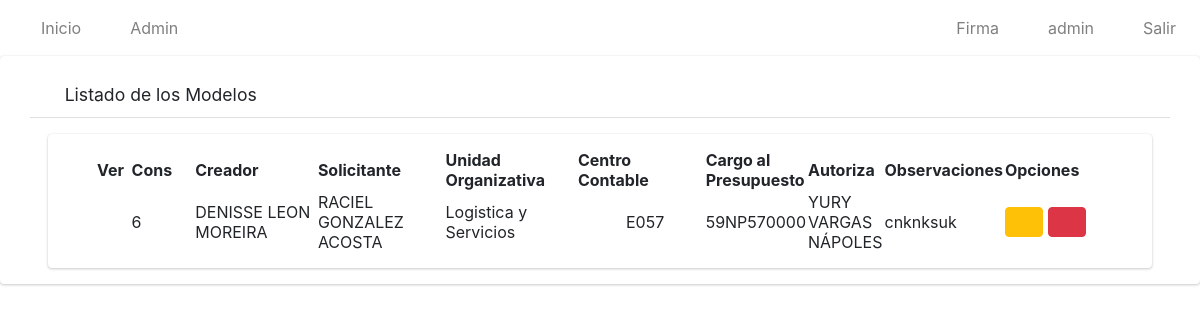
/index/listar_modelos/ (signed in), run on the app's committed database.
### app/models.py (models this page shows, shortened)
class Modelo(models.Model):
    nombre=models.CharField(max_length=50)
    solicitante=models.CharField(max_length=50)
    unidad_organizativa=models.CharField(max_length=100)
    c_contable=models.CharField(max_length=4)
    consec=models.IntegerField()
    solicitudes=models.ManyToManyField(Solicitud)
    parleg=models.CharField(max_length=200, blank=True, null=True)
    autoriza=models.CharField(max_length=50)
    cargo_presupuesto=models.CharField(max_length=20)
    observaciones = models.CharField(max_length=500, blank=True, null=True)
    estado=models.CharField(max_length=10)
    cargo_autoriza=models.CharField(max_length=100)
    dependencia_autoriza=models.CharField(max_length=100)
    cargo_solicita=models.CharField(max_length=100)
    area_trabajo_solicita=models.CharField(max_length=100)
    labor=models.CharField(max_length=500, blank=True, null=True)

### app/views.py (the view)
# urls.py: path('listar_modelos/', ModeloListView.as_view(), name='listarMod'),
class ModeloListView(ListView):
    model = Modelo
    template_name = 'modelos/listar.html'
    @method_decorator(login_required)
    def dispatch(self, request, *args, **kwargs):
        return super().dispatch(request,*args,** kwargs)
    def get_context_data(self, **kwargs):
        context = super().get_context_data(**kwargs)
        lista_solicitantes=[]
        modelos=Modelo.objects.all()
        context['title'] = "Listado de Solicitudes"
        context['object_list'] = Modelo.objects.all().filter(estado="ok")
        return context

### app/templates/modelos/listar.html
{% extends 'base.html' %}
{% load static %}
{% block content %}
    <div class=" card card-default">
        <div class="card-header px-3 mb-3 mt-3 container">
            <h3 class="card-title">
            <i class="fas fa-search"></i>
                Listado de los Modelos
            </h3>
            </div>
        <div class="card card-body content-header mx-5 px-5">
            <table id="myTable" class="display" style="width: 100%;">
                <thead>
                    <tr>
                        <th>Ver</th>
                        <th style="width: 2cm">Cons</th>
                        <th>Creador</th>
                        <th>Solicitante</th>
                        <th>Unidad Organizativa</th>
                        <th>Centro Contable</th>
                        <th>Cargo al Presupuesto</th>
                        <th>Autoriza</th>
                        <th>Observaciones</th>
                        <th style="width: 3cm">Opciones</th>
                    </tr>
                </thead>
                <tbody>
                    {% for i in object_list %}
                    <tr>
                        <td style="width: 1cm"></td>
                        <td style="width: 20px;">{{i.consec}}</td>
                        <td style="width: 150px;">{{i.nombre}}</td>
                        <td style="width: 150px;">{{i.solicitante}}</td>
                        <td style="width: 150px;">{{i.unidad_organizativa}}</td>
                        <td style="width: 150px;"><div class="pl-5">{{i.c_contable}}</div></td>
                        <td>{{i.cargo_presupuesto}}</td>
                        <td>{{i.autoriza}}</td>
                        <td>{{i.observaciones}}</td>
                        <td>
{% if perms.app.view_modelo %}
<a href="{% url 'solicitudModel' i.id%}" type="button" class="btn btn-warning">
    <i class="fas fa-eye"></i>
</a>
{% endif %}
                {% if perms.app.delete_modelo %}
                <a href="#" onclick="eliminarModelo({{i.id}})" type="button" class="btn btn-danger">
                    <i class="fas fa-times-circle"></i>
                </a>
                        {% endif %}
                        </td>
                    </tr>
                    {% endfor %}
                </tbody>
            </table>
        </div>
    </div>
{% endblock %}

### app/templates/base.html (shortened to what this page needs)
{% load static %}
<html>
  <head>
    <link
      rel="stylesheet"
      href="{% static 'plugins/fontawesome-free/css/all.min.css'%}"
    />
    <link
      href="{% static 'plugins/bootstrap/css/bootstrap.min.css' %}"
      rel="stylesheet"
    />
    <link
      rel="stylesheet"
      type="text/css"
      href="{% static 'datatable/data_tables/datatables.min.css' %}"
    />
    <link
      rel="stylesheet"
      href="{% static 'plugins/jquery/jquery-confirm.min.css' %}"
    />
    <link
      rel="stylesheet"
      href="https://cdn.jsdelivr.net/npm/bootstrap-icons@1.7.2/font/bootstrap-icons.css"
    />
    <link
      href="{% static 'plugins/bootstrap/css/bootstrap.min.css' %}"
      rel="stylesheet"
    />
    <link
      href="{% static 'plugins/bootstrap/css/bootstrap.min.css' %}"
      rel="stylesheet"
    />
    <link
      rel="stylesheet"
      href="{% static 'dist/css/adminlte.min.css'%}"
    />
  </head>
  <nav class="navbar navbar-expand-md navbar-white navbar-light">
    <ul class="navbar-nav">
      <li class="nav-item">
        <a href="{% url 'solicitudes' %}" class="nav-link">
          <i class="fas fa-home"></i>
          Inicio</a
        >
      </li>
      {% if user.is_superuser or user.is_staff %}
      <li class="nav-item">
        <a class="nav-link" href="/admin/" role="button">
          <i class="fas fa-tachometer-alt"></i> Admin
        </a>
      </li>
      {%endif%}
    </ul>
    <ul class="navbar-nav ml-auto">
      <li class="nav-item">
        <a class="nav-link" onclick="modal_firma()" role="button">
          <i class="fas fa-edit"></i> Firma
        </a>
      </li>
      <li class="nav-item">
        <a class="nav-link" href="javascript:;" role="button">
          <i class="fas fa-user"></i> {{ user.username }}
        </a>
      </li>
      <li class="nav-item">
        <a class="nav-link" href="{% url 'logout' %}" role="button">
          <i class="fas fa-power-off"></i> Salir
        </a>
      </li>
    </ul>
  </nav>
  <body style="max-width: 1750px" class="mx-auto">
     {%block content%} {% endblock %}
  </body>
</html>

### data on the page
Modelo: consec "6", nombre "DENISSE LEON MOREIRA", solicitante "RACIEL GONZALEZ ACOSTA", unidad_organizativa "Logistica y Servicios", c_contable "E057", cargo_presupuesto "59NP570000", autoriza "YURY VARGAS NÁPOLES", observaciones "cnknksuk"

### other printed values
{{ user.username }} "admin"
